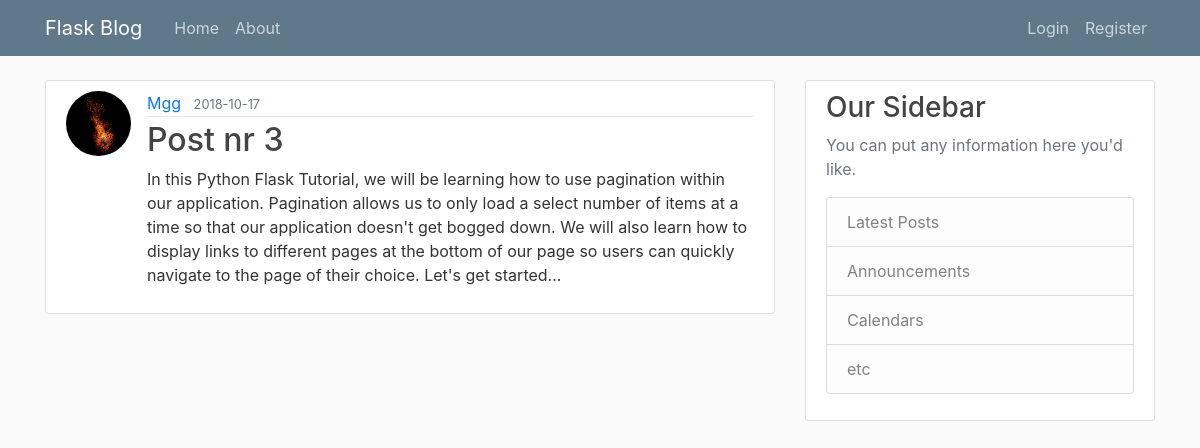
Screenshot of /post/3 with the database file from the repository.
### app2/models.py (models this page shows, shortened)
class User(db.Model, UserMixin): # tworzenie klasy użytkowniak w oparciu o model bazy danych z SQLAlchemy
    id = db.Column(db.Integer, primary_key=True)
    username = db.Column(db.String(20),unique=True, nullable = False)
    email = db.Column(db.String(120), unique=True, nullable=False)
    image_file = db.Column(db.String(20), nullable=False, default='default.jpg')
    password = db.Column(db.String(60), nullable=False)
    posts = db.relationship('Post', backref='author', lazy = True) #powiązanie z klasą Post, backref - dodanie kolumny do klasy Post, atrybut lazy pozwala pobrać dane z klasy Post do danego użytkownika

class Post(db.Model):
    id = db.Column(db.Integer, primary_key=True)
    title = db.Column(db.String(100), nullable = False)
    date_posted = db.Column(db.DateTime, nullable = False, default=datetime.utcnow)
    content = db.Column(db.Text, nullable=False)
    user_id = db.Column(db.Integer, db.ForeignKey('user.id'), nullable=False)

### app2/posts/routes.py (the view)
@posts.route("/post/<int:post_id>")
def post(post_id):
    post = Post.query.get_or_404(post_id)
    return render_template('post.html', title = post.title, post=post)

### app2/templates/post.html (shortened to what this page needs)
{% extends "layout.html" %}
{% block content %}
        <article class="media content-section">
          <img class="rounded-circle article-img" src="{{ url_for('static', filename='profile_pics/' + post.author.image_file)}}">
            <div class="media-body">
            <div class="article-metadata">
              <a class="mr-2" href="/account">{{ post.author.username }}</a>
              <small class="text-muted">{{ post.date_posted.strftime('%Y-%m-%d') }}</small>
            </div>
            <h2 class="article-title">{{ post.title }}</h2>
            <p class="article-content">{{ post.content }}</p>
          </div>
        </article>
{% endblock content %}

### app2/static/main.css (style rules this page uses)
body { background: #fafafa; color: #333333; margin-top: 5rem; }
h1, h2, h3, h4, h5, h6 { color: #444444; }
.content-section { background: #ffffff; padding: 10px 20px; border: 1px solid #dddddd; border-radius: 3px; margin-bottom: 20px; }
.article-title { color: #444444; }
.article-content { white-space: pre-line; }
.article-img { height: 65px; width: 65px; margin-right: 16px; }
.article-metadata { padding-bottom: 1px; margin-bottom: 4px; border-bottom: 1px solid #e3e3e3 }

### rows the page displays
User: image_file (picture), author.username "Mgg"
Post: date_posted "2018-10-17", title "Post nr 3", content "In this Python Flask Tutorial, we will be learning how to use pagination within our application. Pagination allows us to only load a select number of items at a time so that our application doesn't get bogged down. We will also learn how to display links to different pages at the bottom of our page so users can quickly navigate to the page of their choice. Let's get started..."
